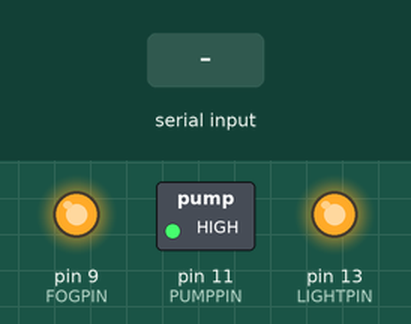
The sketch below on a simulated Arduino Uno, built with avr-gcc and run on an emulated ATmega328P. Shown: switched loads named in the sketch (green lamp = pin HIGH), output pins drawn as LEDs (lit = HIGH). The test bench sets the inputs (shaded band).

Above: at 1.2 s.
1.3 s: "light_on\n" received over Serial
At 2.5 s:
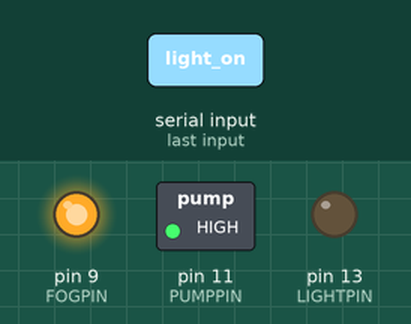
2.8 s: "pump_on\n" received over Serial
At 3.6 s:
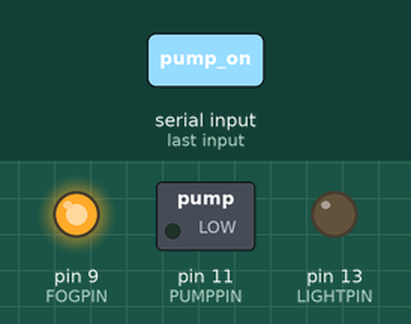
4.3 s: "light_off\n" received over Serial
At 4.8 s:
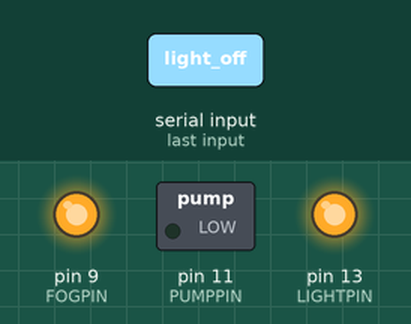
5.8 s: "fog_on\n" received over Serial
At 7.0 s:
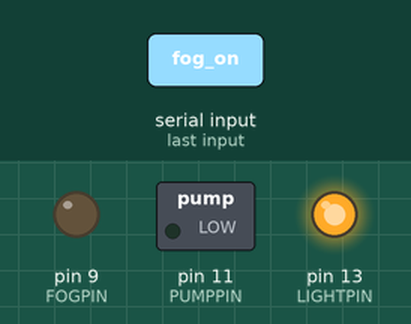
7.3 s: "pump_off\n" received over Serial
At 8.2 s:
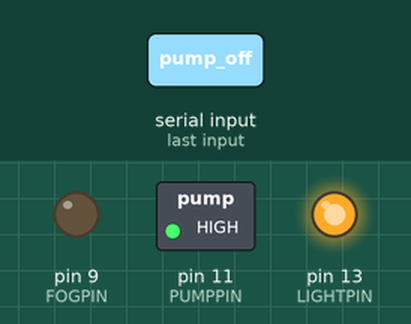
8.8 s: "fog_off\n" received over Serial
At 9.3 s:
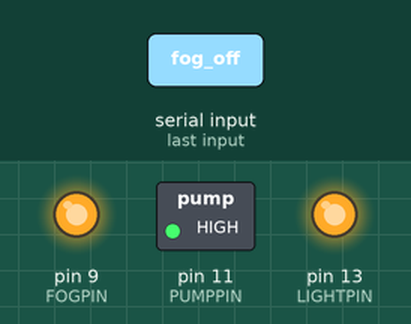
Timing chart, 0 to 11.3 s (numbered marks = the images above; inputs shaded):
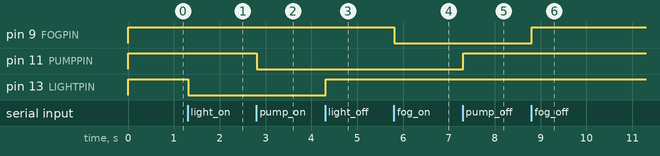

The sketch:

control.ino
```cpp
#include "DHT.h"
#define DHTPIN1 2
#define DHTPIN2 3
#define DHTPIN3 4
#define DHTTYPE DHT11
#define LIGHTPIN 13
#define PUMPPIN 11
#define FOGPIN 9
/*
DHT dht(DHTPIN,DHTTYPE);
DHT dht1(DHTPIN2,DHTTYPE);
*/
DHT dht[]={{DHTPIN1,DHTTYPE},{DHTPIN2,DHTTYPE},{DHTPIN3,DHTTYPE}};
int LDR[]={A0,A1,A2};
int p[3];
float h[3];
float t[3];
String inp;
int f=0;

void setup() {
  // put your setup code here, to run once:
  Serial.begin(9600);
  pinMode(LIGHTPIN,OUTPUT);
  pinMode(FOGPIN,OUTPUT);
  pinMode(PUMPPIN,OUTPUT);
  digitalWrite(LIGHTPIN,HIGH);
  digitalWrite(FOGPIN,HIGH);
  digitalWrite(PUMPPIN,HIGH);
  for(auto& sensor :dht){
    sensor.begin();
  }
}

void loop() {
  // put your main code here, to run repeatedly:
  //LDR
  if(Serial.available()>0){
    inp=Serial.readStringUntil('\n');
    if(inp=="active"){
      return_data();
    }
    if(inp=="light_on"){
      digitalWrite(LIGHTPIN,LOW);
    }else if(inp=="light_off"){
      digitalWrite(LIGHTPIN,HIGH);
    }
    if(inp=="pump_on"){
      digitalWrite(PUMPPIN,LOW);
    }else if(inp=="pump_off"){
      digitalWrite(PUMPPIN,HIGH);
    }
    if(inp=="fog_on"){
      digitalWrite(FOGPIN,LOW);
    }else if(inp=="fog_off"){
      digitalWrite(FOGPIN,HIGH);
    }
  }

}
void return_data(){
    for(int i=0;i<3;i++){
        p[i]=analogRead(LDR[i]);
        h[i]=dht[i].readHumidity();
        t[i]=dht[i].readTemperature();
      }
      for(int i=0;i<3;i++){
        Serial.print(p[i]);
        Serial.print(" ");
      }
      for(int i=0;i<3;i++){
        Serial.print(h[i]);
        Serial.print(" ");
        Serial.print(t[i]);
        Serial.print(" ");
      }
      Serial.println();
      Serial.flush();
      //digitalWrite(13,LOW);
      //f=0;


}
```

Measured:
- after the input at 1.3 s, pin 13 (LIGHTPIN): HIGH → LOW at once
- after the input at 2.8 s, pin 11 (PUMPPIN): HIGH → LOW at once
- after the input at 4.3 s, pin 13 (LIGHTPIN): LOW → HIGH at once
- after the input at 5.8 s, pin 9 (FOGPIN): HIGH → LOW at once
- after the input at 7.3 s, pin 11 (PUMPPIN): LOW → HIGH at once
- after the input at 8.8 s, pin 9 (FOGPIN): LOW → HIGH at once
